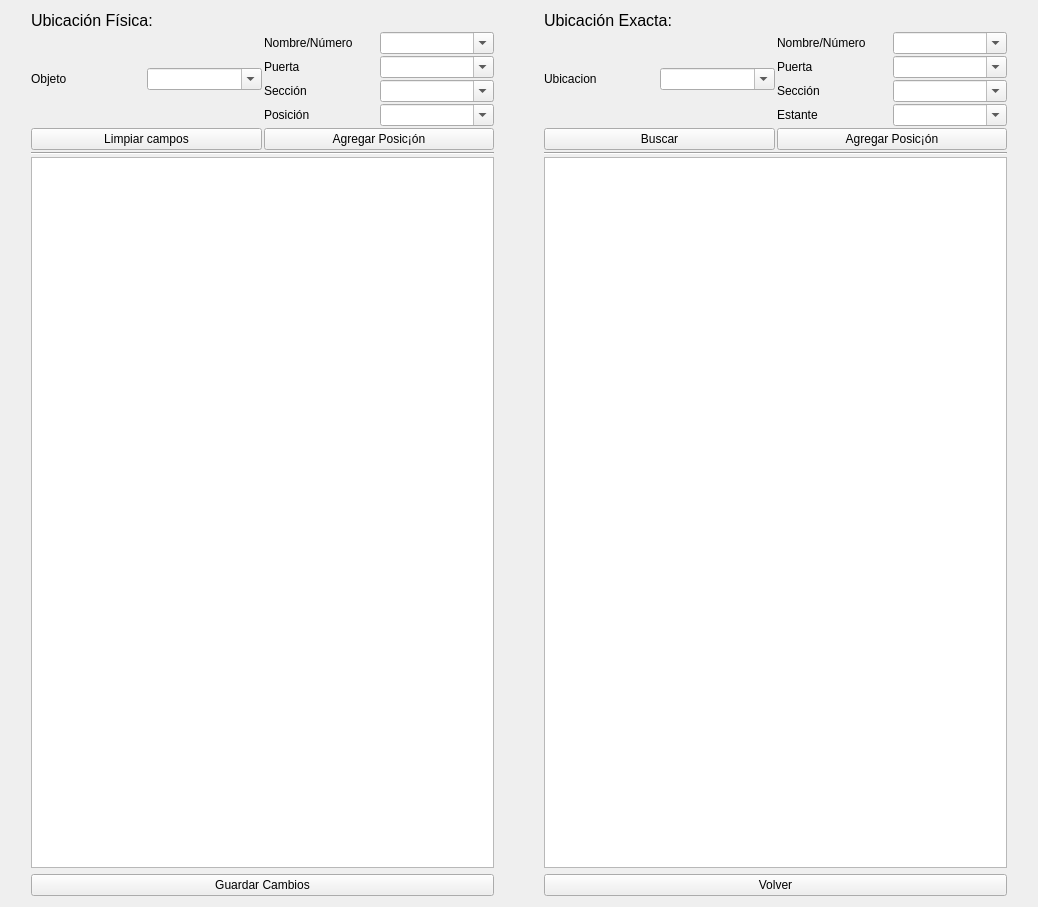
<?xml version="1.0" encoding="UTF-8"?>
<ui version="4.0">
 <class>Form</class>
 <widget class="QWidget" name="Form">
  <property name="geometry">
   <rect>
    <x>0</x>
    <y>0</y>
    <width>1038</width>
    <height>907</height>
   </rect>
  </property>
  <property name="windowTitle">
   <string>Form</string>
  </property>
  <layout class="QVBoxLayout" name="verticalLayout_7">
   <item>
    <layout class="QGridLayout" name="gridLayout">
     <item row="0" column="0">
      <layout class="QHBoxLayout" name="horizontalLayout_3">
       <property name="spacing">
        <number>50</number>
       </property>
       <property name="leftMargin">
        <number>20</number>
       </property>
       <property name="rightMargin">
        <number>20</number>
       </property>
       <item>
        <layout class="QVBoxLayout" name="verticalLayout">
         <property name="spacing">
          <number>2</number>
         </property>
         <item>
          <widget class="QLabel" name="label_2">
           <property name="font">
            <font>
             <pointsize>12</pointsize>
            </font>
           </property>
           <property name="text">
            <string>Ubicación Física:</string>
           </property>
          </widget>
         </item>
         <item>
          <layout class="QHBoxLayout" name="horizontalLayout">
           <item>
            <widget class="QLabel" name="label_3">
             <property name="text">
              <string>Objeto</string>
             </property>
            </widget>
           </item>
           <item>
            <widget class="QComboBox" name="comboBox">
             <property name="editable">
              <bool>true</bool>
             </property>
            </widget>
           </item>
           <item>
            <layout class="QVBoxLayout" name="verticalLayout_3">
             <item>
              <widget class="QLabel" name="label_4">
               <property name="text">
                <string>Nombre/Número</string>
               </property>
              </widget>
             </item>
             <item>
              <widget class="QLabel" name="label_5">
               <property name="text">
                <string>Puerta</string>
               </property>
              </widget>
             </item>
             <item>
              <widget class="QLabel" name="label_6">
               <property name="text">
                <string>Sección</string>
               </property>
              </widget>
             </item>
             <item>
              <widget class="QLabel" name="label_91">
               <property name="text">
                <string>Posición</string>
               </property>
              </widget>
             </item>
            </layout>
           </item>
           <item>
            <layout class="QVBoxLayout" name="verticalLayout_4">
             <item>
              <widget class="QComboBox" name="comboBox_2">
               <property name="editable">
                <bool>true</bool>
               </property>
              </widget>
             </item>
             <item>
              <widget class="QComboBox" name="comboBox_3">
               <property name="editable">
                <bool>true</bool>
               </property>
              </widget>
             </item>
             <item>
              <widget class="QComboBox" name="comboBox_4">
               <property name="editable">
                <bool>true</bool>
               </property>
              </widget>
             </item>
             <item>
              <widget class="QComboBox" name="comboBox_5">
               <property name="editable">
                <bool>true</bool>
               </property>
              </widget>
             </item>
            </layout>
           </item>
          </layout>
         </item>
         <item>
          <layout class="QHBoxLayout" name="horizontalLayout_2">
           <item>
            <widget class="QPushButton" name="pushButton_3">
             <property name="text">
              <string>Limpiar campos</string>
             </property>
            </widget>
           </item>
           <item>
            <widget class="QPushButton" name="pushButton_4">
             <property name="text">
              <string>Agregar Posic¡ón</string>
             </property>
            </widget>
           </item>
          </layout>
         </item>
         <item>
          <widget class="Line" name="line_2">
           <property name="orientation">
            <enum>Qt::Horizontal</enum>
           </property>
          </widget>
         </item>
         <item>
          <widget class="QListWidget" name="listWidget"/>
         </item>
        </layout>
       </item>
       <item>
        <layout class="QVBoxLayout" name="verticalLayout_2">
         <property name="spacing">
          <number>2</number>
         </property>
         <item>
          <widget class="QLabel" name="label">
           <property name="font">
            <font>
             <pointsize>12</pointsize>
            </font>
           </property>
           <property name="text">
            <string>Ubicación Exacta:</string>
           </property>
          </widget>
         </item>
         <item>
          <layout class="QHBoxLayout" name="horizontalLayout_5">
           <item>
            <widget class="QLabel" name="label_7">
             <property name="text">
              <string>Ubicacion</string>
             </property>
            </widget>
           </item>
           <item>
            <widget class="QComboBox" name="comboBox_6">
             <property name="editable">
              <bool>true</bool>
             </property>
            </widget>
           </item>
           <item>
            <layout class="QVBoxLayout" name="verticalLayout_5">
             <item>
              <widget class="QLabel" name="label_8">
               <property name="text">
                <string>Nombre/Número</string>
               </property>
              </widget>
             </item>
             <item>
              <widget class="QLabel" name="label_9">
               <property name="text">
                <string>Puerta</string>
               </property>
              </widget>
             </item>
             <item>
              <widget class="QLabel" name="label_10">
               <property name="text">
                <string>Sección</string>
               </property>
              </widget>
             </item>
             <item>
              <widget class="QLabel" name="label_92">
               <property name="text">
                <string>Estante</string>
               </property>
              </widget>
             </item>
            </layout>
           </item>
           <item>
            <layout class="QVBoxLayout" name="verticalLayout_6">
             <item>
              <widget class="QComboBox" name="comboBox_7">
               <property name="editable">
                <bool>true</bool>
               </property>
              </widget>
             </item>
             <item>
              <widget class="QComboBox" name="comboBox_8">
               <property name="editable">
                <bool>true</bool>
               </property>
              </widget>
             </item>
             <item>
              <widget class="QComboBox" name="comboBox_9">
               <property name="editable">
                <bool>true</bool>
               </property>
              </widget>
             </item>
             <item>
              <widget class="QComboBox" name="comboBox_10">
               <property name="editable">
                <bool>true</bool>
               </property>
              </widget>
             </item>
            </layout>
           </item>
          </layout>
         </item>
         <item>
          <layout class="QHBoxLayout" name="horizontalLayout_6">
           <item>
            <widget class="QPushButton" name="pushButton_5">
             <property name="text">
              <string>Buscar</string>
             </property>
            </widget>
           </item>
           <item>
            <widget class="QPushButton" name="pushButton_6">
             <property name="text">
              <string>Agregar Posic¡ón</string>
             </property>
            </widget>
           </item>
          </layout>
         </item>
         <item>
          <widget class="Line" name="line">
           <property name="orientation">
            <enum>Qt::Horizontal</enum>
           </property>
          </widget>
         </item>
         <item>
          <widget class="QListWidget" name="listWidget_2"/>
         </item>
        </layout>
       </item>
      </layout>
     </item>
     <item row="1" column="0">
      <layout class="QHBoxLayout" name="horizontalLayout_4">
       <property name="spacing">
        <number>50</number>
       </property>
       <property name="leftMargin">
        <number>20</number>
       </property>
       <property name="rightMargin">
        <number>20</number>
       </property>
       <item>
        <widget class="QPushButton" name="pushButton_2">
         <property name="text">
          <string>Guardar Cambios</string>
         </property>
        </widget>
       </item>
       <item>
        <widget class="QPushButton" name="pushButton">
         <property name="text">
          <string>Volver</string>
         </property>
        </widget>
       </item>
      </layout>
     </item>
    </layout>
   </item>
  </layout>
 </widget>
 <resources/>
 <connections/>
</ui>
